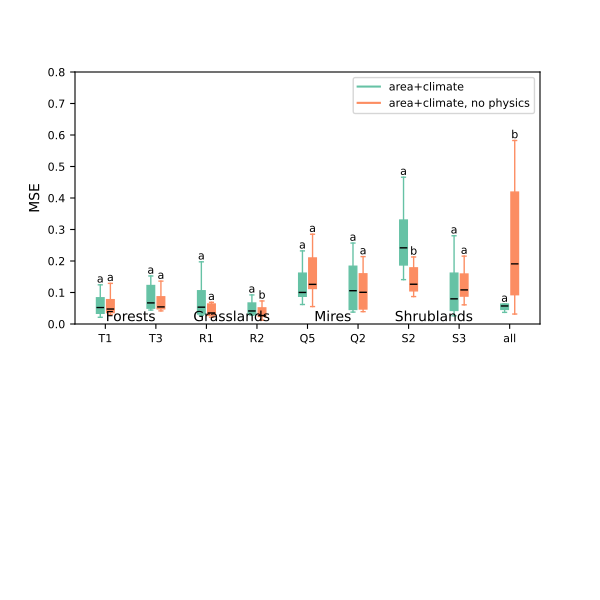

Here is the Python script that generated this plot:
""""
Plotting figure 2 'prediction power of climate, area, and both on SR'
# TODO: fix the residual plot
"""
import torch
import numpy as np
from pathlib import Path
import seaborn as sns
import matplotlib.pyplot as plt
import matplotlib.gridspec as gridspec
from sklearn.metrics import mean_squared_error
from src.plotting import boxplot_bypreds

import scipy.stats as stats

import sys
sys.path.append(str(Path(__file__).parent / Path("../../../scripts/")))
from cross_validate import Config
from src.mlp import load_model_checkpoint
from eva_chelsa_processing.preprocess_eva_chelsa_megaplots import load_preprocessed_data
from src.dataset import scale_features_targets


def evaluate_residuals(gdf, checkpoint, fold, config):
    predictors = checkpoint["predictors"]
    test_idx = np.random.choice(checkpoint["test_idx"][fold], 1000, replace=False)
    feature_scaler = checkpoint["feature_scaler"][fold]
    target_scaler = checkpoint["target_scaler"][fold]
    gdf_test = gdf.loc[test_idx,:]
    X_test, y_test, _, _ = scale_features_targets(gdf_test, predictors, feature_scaler=feature_scaler,  target_scaler=target_scaler)
    log_area =  gdf_test["log_area"].values
    
    model_state = checkpoint["model_state_dict"][fold]
    model = load_model_checkpoint(model_state, predictors, layer_sizes=config.layer_sizes)
    with torch.no_grad():
        y = target_scaler.inverse_transform(model(X_test))
        y_test = target_scaler.inverse_transform(y_test)
        res = y - y_test
        print(f"MSE: {mean_squared_error(y, y_test):.4f}")
    return log_area, res.flatten()

def evaluate_model_all_residuals(gdf, result_modelling, hab, config):
    fold = 5
    result_all = {}
    for scenario in ["area", "climate", "area+climate"]:
        checkpoint = result_modelling[hab][scenario]
        log_area, residuals = evaluate_residuals(gdf, checkpoint, fold, config)
        result_all[scenario] = {}
        result_all[scenario]["residuals"] = residuals
        result_all[scenario]["log_area"] = log_area
    return result_all


if __name__ == "__main__":
    habitats = ["T1", "T3", "R1", "R2", "Q5", "Q2", "S2", "S3", "all"]
    seed = 2
    MODEL = "large"
    HASH = "71f9fc7"    
    path_results = Path(f"../../../scripts/results/cross_validate_dSRdA_weight_1e+00_seed_{seed}/checkpoint_{MODEL}_model_full_physics_informed_constraint_{HASH}.pth")    
    
    result_modelling = torch.load(path_results, map_location="cpu")
        
    for hab in habitats:
        val = result_modelling[hab]
        mse_arr = []
        # removing nan values
        for val2 in val.values():
            mse = val2["test_MSE"]
            if len(mse) > 0:
                mse_arr.append(mse)
        mse = np.stack(mse_arr)
        non_nan_columns = ~np.isnan(mse).any(axis=0)
        matrix_no_nan_columns = mse[:, non_nan_columns]
        for i, val2 in enumerate(val.values()):
            if len(val2["test_MSE"]) > 0:
                val2["test_MSE"] = mse[i,:]
            else:
                val2["test_MSE"] = np.array([])
                
    # Calculating residuals
    hab = "all"
    config = result_modelling["config"]
    
    gdf = load_preprocessed_data(hab, config.hash_data, config.data_seed)    
        
    result_modelling["all"]['area+climate, habitat agnostic'] = {"test_MSE":[]}
    PREDICTORS = [
                #   "area", 
                #   "climate", 
                #   'area+climate, habitat agnostic', 
                  "area+climate", 
                  "area+climate, no physics"
                  ]

    # plotting results for test data
    fig = plt.figure(figsize=(6, 6))
    nclasses = len(list(result_modelling.keys()))
    # habitats = ["T1", "T3", "R1", "R2", "Q5", "Q2", "S2", "S3", "all"]
    # habitats = ["T1", "T3"]
    gs = gridspec.GridSpec(2, 3, height_ratios=[1.5,1])
    
    # first axis
    ax1 = fig.add_subplot(gs[0, :])
    ax1.set_ylim(0., 0.8)
    boxplot_bypreds(
        result_modelling,
        ax=ax1,
        spread=0.2,
        colormap="Set2",
        legend=True,
        xlab="",
        ylab="MSE",
        yscale="linear",
        yname="test_MSE",
        habitats=habitats,
        predictors=PREDICTORS,
        widths=0.15,
    )
